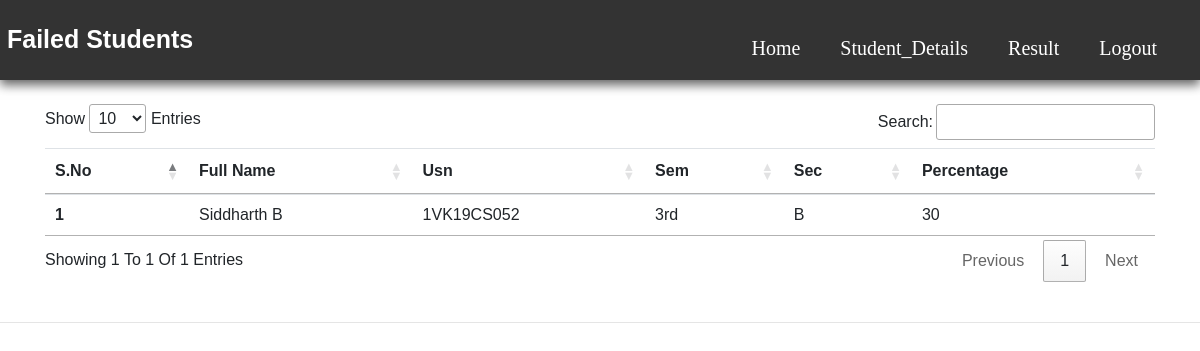
/below35.php, run on the app's committed database.
### tables this page shows
CREATE TABLE `result` (
  `sno` int(11) NOT NULL,
  `fname` varchar(50) NOT NULL,
  `usn` varchar(11) NOT NULL,
  `sem` varchar(10) NOT NULL,
  `sec` varchar(10) NOT NULL,
  `sub1` int(11) NOT NULL,
  `sub2` int(11) NOT NULL,
  `sub3` int(11) NOT NULL,
  `sub4` int(11) NOT NULL,
  `sub5` int(11) NOT NULL,
  `sub6` int(11) NOT NULL,
  `tmarks` int(11) NOT NULL,
  `cent` int(11) NOT NULL,
  `grade` varchar(10) NOT NULL,
  `timestamp` datetime NOT NULL DEFAULT CURRENT_TIMESTAMP
);

### below35.php (the view, shortened to what this page needs)
<?php
$servername = "localhost";
$username = "root";
$password = "";
$database = "my";
$conn = mysqli_connect($servername, $username, $password, $database);
?>
<!doctype html>
<html lang="en">
<head>
    <link rel="stylesheet" href="https://stackpath.bootstrapcdn.com/bootstrap/4.4.1/css/bootstrap.min.css"
>
    <link rel="stylesheet" href="//cdn.datatables.net/1.10.20/css/jquery.dataTables.min.css">
    <link rel="stylesheet" href="../Styles/insertall.css">
</head>
<body>
    <header>
        <a href="below35.php" class="srms"><span>Failed Students</span></a>
        <nav class="navbar">
            <ul>
                <li><a href="faculty_db.php">Home</a></li>
                <li><a href="sview.php">Student_Details</a>
                </li>
                <li><a href="addresult.php">Result</a>
                </li>
                <li class="nav-item1">
                    <a class="nav-link" href="logout.php">Logout</a>
                </li>
            </ul>
        </nav>
    </header>
    <div class="container my-4">
        <table class="table" id="myTable">
            <thead>
                <tr>
                    <th scope="col">S.No</th>
                    <th scope="col">Full name</th>
                    <th scope="col">Usn</th>
                    <th scope="col">Sem</th>
                    <th scope="col">Sec</th>
                    <th scope="col">Percentage</th>
                </tr>
            </thead>
            <tbody>
                <?php
                $sql = "SELECT * from result where cent<='35'";
          $result = mysqli_query($conn, $sql);
          $sno = 0;
          while($row = mysqli_fetch_assoc($result)){
            $sno = $sno + 1;
            echo "<tr>
            <th scope='row'>". $sno . "</th>
            <td>". $row['fname'] . "</td>
            <td>". $row['usn'] . "</td>
            <td>". $row['sem'] . "</td>
            <td>". $row['sec'] . "</td>
            <td>". $row['cent'] . "</td>
          </tr>";
        }
          ?>
            </tbody>
        </table>
    </div>
    <hr>
</body>
</html>

### insertall.css (style rules this page uses)
* { margin: 0; padding: 0; box-sizing: border-box; font-family: Arial, Helvetica, sans-serif; text-transform: capitalize; text-decoration: none; }
body { min-height: 100vh; background: rgb(255, 255, 255); display: flex; flex-direction: column; }
header { top: 0; left: 0; right: 0; background: #333; box-shadow: 0 5px 10px rgba(0, 0, 0, 0.61); padding: 5px 7px; display: flex; align-items: center; justify-content: space-between; z-index: 1000; }
header .srms { font-family: Georgia, serif; font-weight: bolder; font-size: 25px; float: left; color: white; }
header .navbar { max-height: 70px; }
header .navbar ul { list-style: none; }
header .navbar ul li { position: relative; float: left; }
header .navbar ul li a { font-size: 20px; padding: 10px; margin: 10px; font-family: Georgia, serif; color: #fff; display: block; }

### data on the page
result: fname "Siddharth B", usn "1VK19CS052", sem "3rd", sec "B", cent "30"
